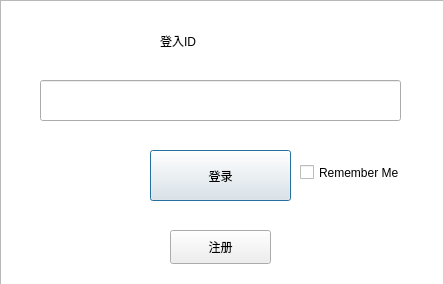
<?xml version="1.0" encoding="UTF-8"?>
<ui version="4.0">
 <class>Dialog</class>
 <widget class="QDialog" name="Dialog">
  <property name="geometry">
   <rect>
    <x>0</x>
    <y>0</y>
    <width>443</width>
    <height>284</height>
   </rect>
  </property>
  <property name="windowTitle">
   <string>Login</string>
  </property>
  <widget class="QLineEdit" name="le_login">
   <property name="geometry">
    <rect>
     <x>40</x>
     <y>80</y>
     <width>361</width>
     <height>41</height>
    </rect>
   </property>
  </widget>
  <widget class="QLabel" name="label">
   <property name="geometry">
    <rect>
     <x>160</x>
     <y>20</y>
     <width>231</width>
     <height>41</height>
    </rect>
   </property>
   <property name="styleSheet">
    <string notr="true">font: 16pt &quot;Segoe UI&quot;;</string>
   </property>
   <property name="text">
    <string>登入ID</string>
   </property>
  </widget>
  <widget class="QPushButton" name="pb_login">
   <property name="geometry">
    <rect>
     <x>150</x>
     <y>150</y>
     <width>141</width>
     <height>51</height>
    </rect>
   </property>
   <property name="styleSheet">
    <string notr="true">font: 16pt &quot;Segoe UI&quot;;</string>
   </property>
   <property name="text">
    <string>登录</string>
   </property>
  </widget>
  <widget class="QPushButton" name="pb_signup">
   <property name="geometry">
    <rect>
     <x>170</x>
     <y>230</y>
     <width>101</width>
     <height>34</height>
    </rect>
   </property>
   <property name="styleSheet">
    <string notr="true">font: 8pt &quot;Segoe UI&quot;;</string>
   </property>
   <property name="text">
    <string>注册</string>
   </property>
  </widget>
  <widget class="QCheckBox" name="cb_r">
   <property name="geometry">
    <rect>
     <x>300</x>
     <y>160</y>
     <width>151</width>
     <height>25</height>
    </rect>
   </property>
   <property name="text">
    <string>Remember Me</string>
   </property>
  </widget>
  <widget class="QGraphicsView" name="graphicsView">
   <property name="geometry">
    <rect>
     <x>0</x>
     <y>0</y>
     <width>451</width>
     <height>291</height>
    </rect>
   </property>
   <property name="styleSheet">
    <string notr="true">border-image: url(:/newPrefix/back.jpg) 0 0 0 0 stretch stretch;</string>
   </property>
  </widget>
  <zorder>graphicsView</zorder>
  <zorder>le_login</zorder>
  <zorder>label</zorder>
  <zorder>pb_login</zorder>
  <zorder>pb_signup</zorder>
  <zorder>cb_r</zorder>
 </widget>
 <resources>
  <include location="resource.qrc"/>
 </resources>
 <connections/>
</ui>
